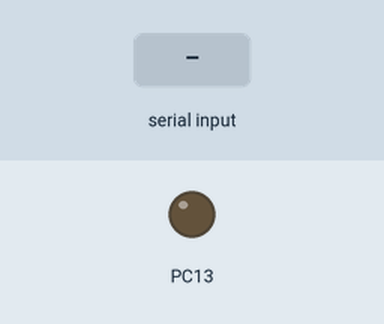
The sketch below on a simulated STM32 Blue Pill. On the bench: output pins drawn as LEDs (lit = HIGH). The test bench sets the inputs (shaded band).

Above: at 1.2 s.
1.3 s: "1\n" received over Serial
At 2.1 s:
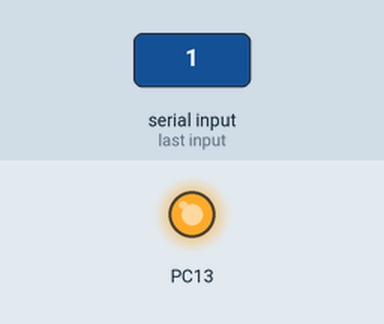
2.8 s: "2\n" received over Serial
At 3.2 s:
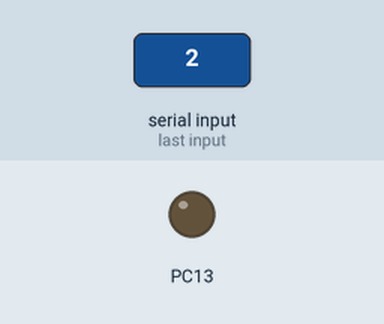
Timing chart, 0 to 5.8 s (numbered marks = the images above; inputs shaded):
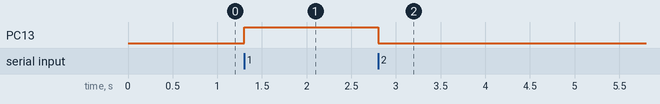

Measured:
- after the input at 1.3 s, PC13: LOW → HIGH at once
- after the input at 2.8 s, PC13: HIGH → LOW at once

The sketch:

STM32.ino
```cpp
void setup()

{

pinMode(PC13, OUTPUT);

Serial.begin(9600);
}

void loop() {

if (Serial.available())

{

int state = Serial.parseInt();

if (state == 1)

{

digitalWrite(PC13, HIGH);


}

if (state == 2)

{

digitalWrite(PC13, LOW);


}

}

}
```
